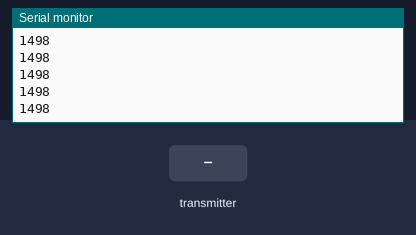
Bench run of a sketch on a simulated Arduino Uno, built with avr-gcc and run on an emulated ATmega328P. Parts: the last lines printed to the serial monitor. Inputs (shaded band) come from the test bench. No radio packets arrive unless stated.

Above: at 1.2 s.
1.3 s: the transmitter starts sending ch1 = 0
At 1.9 s:
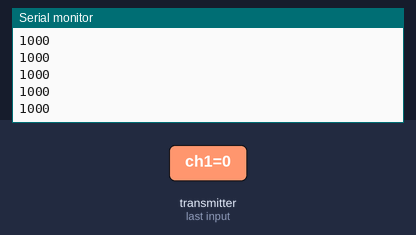
2.8 s: the transmitter starts sending ch1 = 64
At 3.5 s:
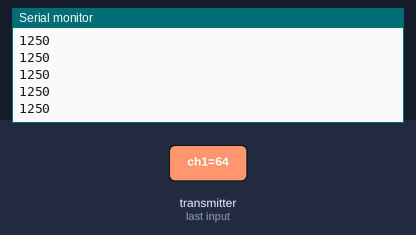
Timing chart, 0 to 5.8 s (numbered marks = the images above; inputs shaded):
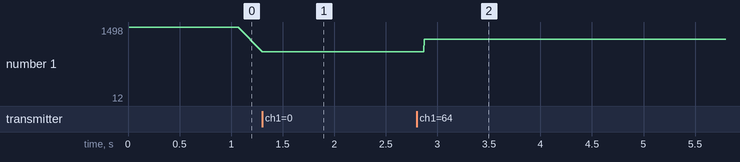

Measured:
- after the input at 1.3 s, the serial monitor: prints a new line at once (image 1)
- after the input at 2.8 s, the serial monitor: prints a new line after 0.07 s (image 2)
- plotted number 1: 1498 → 1000 after the input at 1.3 s, 1000 → 12 after the input at 2.8 s

The sketch:

testrx.ino
```cpp
#include <SPI.h>
#include <nRF24L01.h>
#include <RF24.h>

const uint64_t pipeIn = 0xE8E8F0F0E1LL;     //Remember that this code is the same as in the transmitter
RF24 radio(9, 10);  //CSN and CE pins

// The sizeof this struct should not exceed 32 bytes
struct Received_data {
  byte ch1;
};

int ch1_value = 0;
Received_data received_data;


/**************************************************/

void setup()
{
  Serial.begin(9600);
  //We reset the received values
  received_data.ch1 = 127;

  //Once again, begin and radio configuration
  radio.begin();
  radio.setAutoAck(false);
  radio.setDataRate(RF24_250KBPS);
  radio.openReadingPipe(1,pipeIn);

  //We start the radio comunication
  radio.startListening();
  Serial.println("start");

}

/**************************************************/

unsigned long last_Time = 0;

//We create the function that will read the data each certain time
void receive_the_data()
{
  while ( radio.available() ) {
  radio.read(&received_data, sizeof(Received_data));
  last_Time = millis(); //Here we receive the data
}
}

/**************************************************/

void loop()
{
  //Receive the radio data
  receive_the_data();
  unsigned long now = millis();
  if ( now - last_Time > 1000 ) {
    // signal lost?
    //Serial.println("signal lost?");
    //Go up and change the initial values if you want depending on
    //your aplications. Put 0 for throttle in case of drones so it won't
    //fly away
  }else{
    ch1_value = map(received_data.ch1,0,255,1000,2000);
    Serial.println(ch1_value);
  }

}//Loop end2
```
